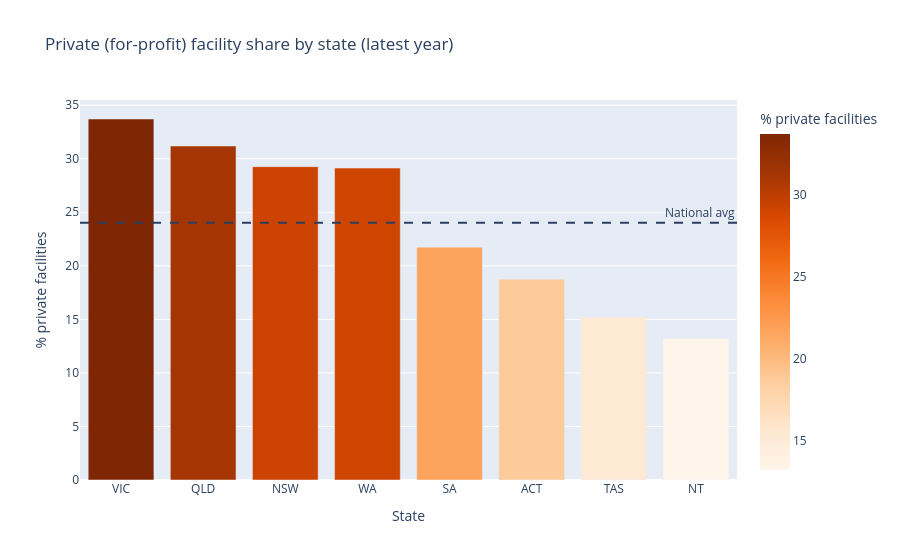

Here is the notebook cell this chart was saved with:
### Markdown cell above
### Insight — For-Profit Problem
> **Government-run facilities significantly outperform for-profit ones.** In the latest snapshot, government facilities average **4.21 vs 3.68** for for-profit — a gap of **0.53 points**. The trend chart shows this gap has been consistent over time, not a one-off. Private facilities are also concentrated in metro areas (higher % in NSW, VIC) where land value drives profit motive over care quality.

### Code cell
# Private share by state (latest year)
state_supply = latest_supply.groupby('year').apply(lambda x: x).reset_index(drop=True)
state_supply = supply[supply['year'] == supply['year'].max()].copy()

# Need state in supply — join from ratings
sa3_state = ratings[['sa3_code','state']].dropna().drop_duplicates('sa3_code')
state_supply = state_supply.merge(sa3_state, on='sa3_code', how='left')

state_org = state_supply.groupby('state')[['n_nfp','n_government','n_private']].sum()
state_org['total'] = state_org.sum(axis=1)
state_org['pct_private'] = state_org['n_private'] / state_org['total'] * 100
state_org = state_org.reset_index().sort_values('pct_private', ascending=False)

fig = px.bar(
    state_org, x='state', y='pct_private',
    title='Private (for-profit) facility share by state (latest year)',
    labels={'pct_private':'% private facilities','state':'State'},
    color='pct_private', color_continuous_scale='Oranges'
)
fig.add_hline(y=state_org['pct_private'].mean(), line_dash='dash',
              annotation_text='National avg')
fig.show()

### Figure 1 — Plotly figure (JSON) as saved in the notebook; plotly's stock layout.template omitted (floating-point values rounded to 4 significant figures)
{"data": [{"hovertemplate": "State=%{x}<br>% private facilities=%{marker.color}<extra></extra>", "legendgroup": "", "marker": {"color": [33.71, 31.19, 29.26, 29.13, 21.74, 18.75, 15.23, 13.21], "coloraxis": "coloraxis", "pattern": {"shape": ""}}, "name": "", "orientation": "v", "showlegend": false, "textposition": "auto", "type": "bar", "x": ["VIC", "QLD", "NSW", "WA", "SA", "ACT", "TAS", "NT"], "xaxis": "x", "y": [33.71, 31.19, 29.26, 29.13, 21.74, 18.75, 15.23, 13.21], "yaxis": "y"}], "layout": {"annotations": [{"showarrow": false, "text": "National avg", "x": 1, "xanchor": "right", "xref": "x domain", "y": 24.03, "yanchor": "bottom", "yref": "y"}], "barmode": "relative", "coloraxis": {"colorbar": {"title": {"text": "% private facilities"}}, "colorscale": [[0, "rgb(255,245,235)"], [0.125, "rgb(254,230,206)"], [0.25, "rgb(253,208,162)"], [0.375, "rgb(253,174,107)"], [0.5, "rgb(253,141,60)"], [0.625, "rgb(241,105,19)"], [0.75, "rgb(217,72,1)"], [0.875, "rgb(166,54,3)"], [1, "rgb(127,39,4)"]]}, "legend": {"tracegroupgap": 0}, "shapes": [{"line": {"dash": "dash"}, "type": "line", "x0": 0, "x1": 1, "xref": "x domain", "y0": 24.03, "y1": 24.03, "yref": "y"}], "title": {"text": "Private (for-profit) facility share by state (latest year)"}, "xaxis": {"anchor": "y", "domain": [0, 1], "title": {"text": "State"}}, "yaxis": {"anchor": "x", "domain": [0, 1], "title": {"text": "% private facilities"}}}}
